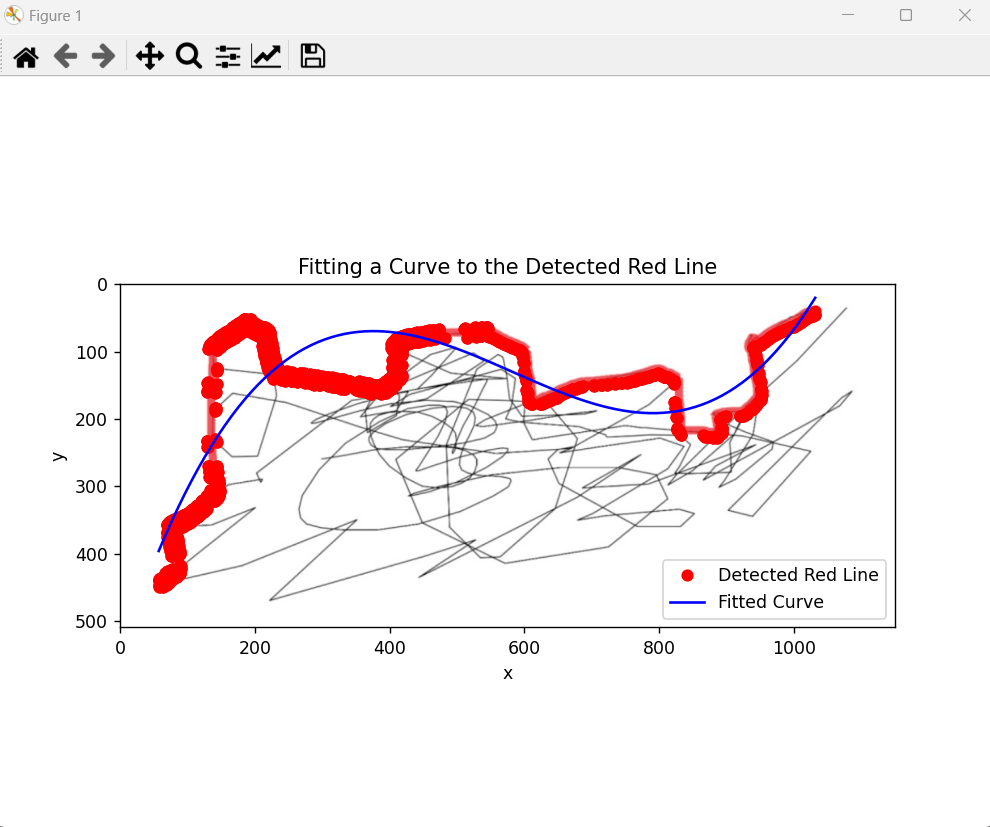

Source code (Python):
import cv2
import numpy as np
from scipy.optimize import curve_fit
import matplotlib.pyplot as plt
from keras.models import Sequential
from keras.layers import Dense
from sklearn.model_selection import train_test_split
from sklearn.preprocessing import MinMaxScaler

image = cv2.imread('red_line_image.jpg')
# Convert image to HSV color space
hsv_image = cv2.cvtColor(image, cv2.COLOR_BGR2HSV)

# Define lower and upper thresholds for red color in HSV
lower_red1 = np.array([0, 50, 50])
upper_red1 = np.array([10, 255, 255])
lower_red2 = np.array([170, 50, 50])
upper_red2 = np.array([180, 255, 255])

# Create masks for red pixels using the thresholds
red_mask1 = cv2.inRange(hsv_image, lower_red1, upper_red1)
red_mask2 = cv2.inRange(hsv_image, lower_red2, upper_red2)
red_mask = cv2.bitwise_or(red_mask1, red_mask2)

# Apply Canny edge detection on the red mask
edges = cv2.Canny(red_mask, 50, 150, apertureSize=3)

# Find contours in the edge image
contours, _ = cv2.findContours(
    edges, cv2.RETR_EXTERNAL, cv2.CHAIN_APPROX_SIMPLE)

# Check if contours were found
if contours:
    # Extract the largest contour (assuming it corresponds to the red line)
    largest_contour = max(contours, key=cv2.contourArea)

    # Extract the coordinates of the red line
    x_coords = largest_contour[:, 0, 0]
    y_coords = largest_contour[:, 0, 1]

    # Print the coordinates of the red dots
    for x, y in zip(x_coords, y_coords):
        print(f"Red dot coordinates: ({x}, {y})")

    # Fit a polynomial curve to the coordinates
    degree = 3  # Degree of the polynomial curve
    coeffs = np.polyfit(x_coords, y_coords, degree)
    poly_func = np.poly1d(coeffs)

    # Generate x values for plotting the curve
    x_plot = np.linspace(min(x_coords), max(x_coords), 100)

    # Evaluate the polynomial function for the plotted x values
    y_plot = poly_func(x_plot)

    # Plot the original image with the detected red line and the fitted curve
    plt.figure(figsize=(8, 6))
    plt.imshow(cv2.cvtColor(image, cv2.COLOR_BGR2RGB))
    plt.plot(x_coords, y_coords, 'ro', label='Detected Red Line')
    plt.plot(x_plot, y_plot, 'b-', label='Fitted Curve')
    plt.xlabel('x')
    plt.ylabel('y')
    plt.title('Fitting a Curve to the Detected Red Line')
    plt.legend()
    plt.show()
else:
    print("No red line detected.")
